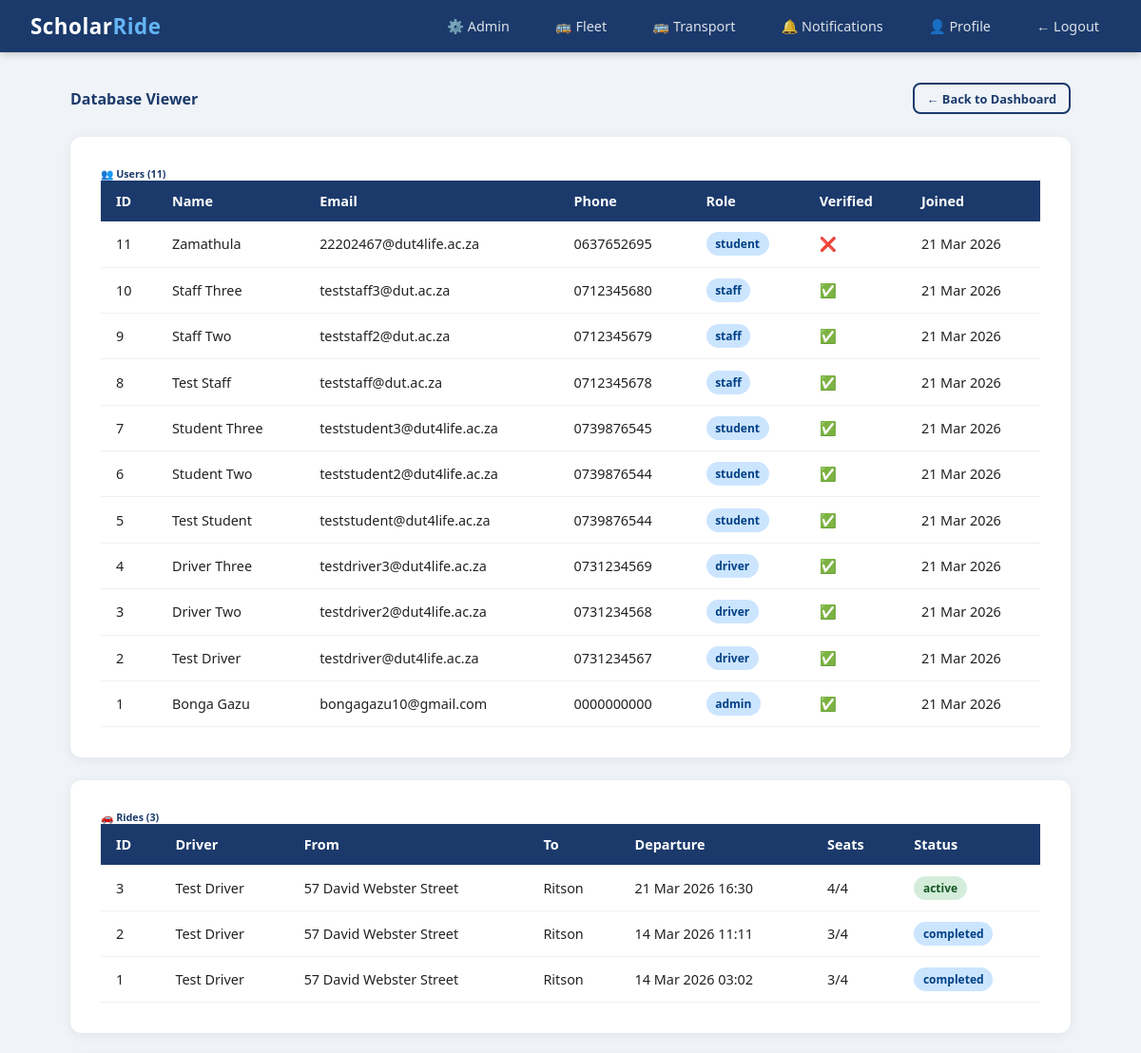
/admin/database (signed in, upper part), run on an earlier commit of the app's database.
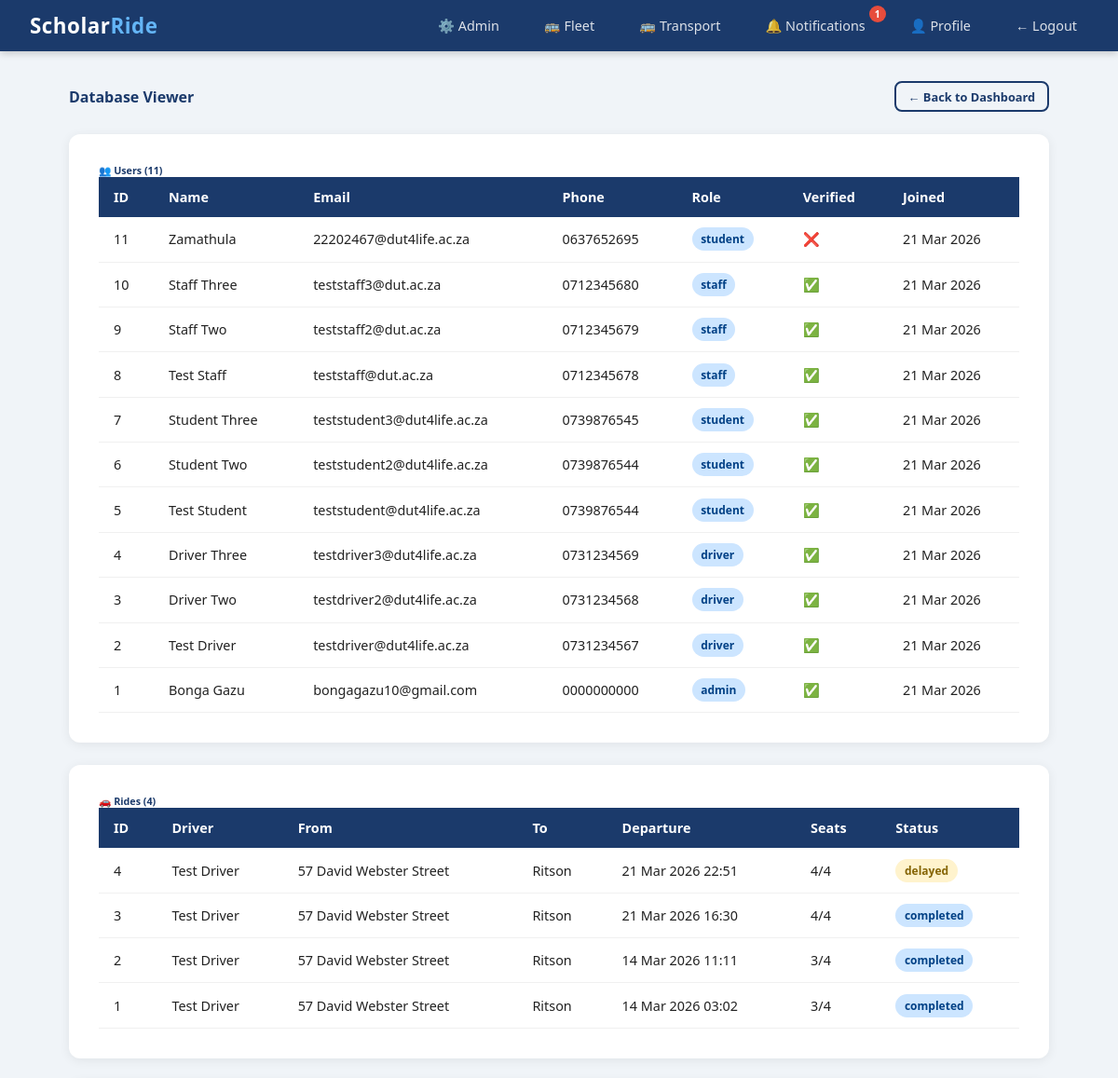
And on a later commit of the database.
### scholar_ride/models.py (models this page shows)
class User(db.Model, UserMixin):
    id = db.Column(db.Integer, primary_key=True)
    student_number = db.Column(db.String(20), unique=True, nullable=True)
    staff_number = db.Column(db.String(20), unique=True, nullable=True)
    full_name = db.Column(db.String(100), nullable=False)
    email = db.Column(db.String(120), unique=True, nullable=False)
    phone = db.Column(db.String(20), nullable=False)
    password_hash = db.Column(db.String(128), nullable=False)
    role = db.Column(db.String(20), default='student')
    department = db.Column(db.String(100), nullable=True)
    verified = db.Column(db.Boolean, default=False)
    approval_status = db.Column(db.String(20), default='pending')
    otp = db.Column(db.String(6), nullable=True)
    created_at = db.Column(db.DateTime, default=datetime.utcnow)
    driver_code = db.Column(db.String(20), nullable=True)
    rides = db.relationship('Ride', backref='driver', lazy=True)
    bookings = db.relationship('Booking', backref='student', lazy=True)
    session_token = db.Column(db.String(100), nullable=True)

class Ride(db.Model):
    id = db.Column(db.Integer, primary_key=True)
    driver_id = db.Column(db.Integer, db.ForeignKey('user.id'), nullable=False)
    origin = db.Column(db.String(200), nullable=False)
    destination = db.Column(db.String(200), nullable=False)
    departure_time = db.Column(db.DateTime, nullable=False)
    available_seats = db.Column(db.Integer, nullable=False)
    total_seats = db.Column(db.Integer, nullable=False)
    status = db.Column(db.String(20), default='active')
    created_at = db.Column(db.DateTime, default=datetime.utcnow)
    bookings = db.relationship('Booking', backref='ride', lazy=True)
    vehicle_type = db.Column(db.String(50), nullable=True)
    vehicle_model = db.Column(db.String(100), nullable=True)
    registration_number = db.Column(db.String(20), nullable=True)
    completed_at = db.Column(db.DateTime, nullable=True)

### scholar_ride/routes/admin.py (the view)
@admin.route('/admin/database')
@login_required
@admin_required
def database_viewer():
    from scholar_ride.models import Review
    users = User.query.order_by(User.created_at.desc()).all()
    rides = Ride.query.order_by(Ride.created_at.desc()).all()
    bookings = Booking.query.order_by(Booking.booking_date.desc()).all()
    reviews = Review.query.order_by(Review.created_at.desc()).all()
    disputes = Dispute.query.order_by(Dispute.created_at.desc()).all()
    announcements = Announcement.query.order_by(Announcement.created_at.desc()).all()
    return render_template('admin/database.html',
        users=users,
        rides=rides,
        bookings=bookings,
        reviews=reviews,
        disputes=disputes,
        announcements=announcements
    )

### scholar_ride/models.py (called while the page is built)
@login_manager.user_loader
def load_user(user_id):
    return User.query.get(int(user_id))

### scholar_ride/routes/admin.py (called while the page is built)
def admin_required(f):
    from functools import wraps
    @wraps(f)
    def decorated(*args, **kwargs):
        if not current_user.is_authenticated or current_user.role != 'admin':
            flash('Admin access required.', 'danger')
            return redirect('/rides')
        return f(*args, **kwargs)
    return decorated

### scholar_ride/templates/admin/database.html (shortened to what this page needs)
{% extends "base.html" %}
{% block content %}
<div class="d-flex justify-between align-center mb-4">
    <h4 style="color:#1B3A6B; margin:0;">Database Viewer</h4>
    <a href="/admin" class="btn btn-outline btn-sm">← Back to Dashboard</a>
</div>
<div class="card p-3 mb-4" style="margin-top: 1.5rem;">
    <h6 style="color:#1B3A6B;" class="mb-3">👥 Users ({{ users|length }})</h6>
    <table>
        <thead>
            <tr>
                <th>ID</th>
                <th>Name</th>
                <th>Email</th>
                <th>Phone</th>
                <th>Role</th>
                <th>Verified</th>
                <th>Joined</th>
            </tr>
        </thead>
        <tbody>
            {% for u in users %}
            <tr>
                <td>{{ u.id }}</td>
                <td>{{ u.full_name }}</td>
                <td>{{ u.email }}</td>
                <td>{{ u.phone }}</td>
                <td><span class="badge badge-primary">{{ u.role }}</span></td>
                <td>{% if u.verified %}✅{% else %}❌{% endif %}</td>
                <td>{{ u.created_at.strftime('%d %b %Y') }}</td>
            </tr>
            {% endfor %}
        </tbody>
    </table>
</div>
<div class="card p-3 mb-4">
    <h6 style="color:#1B3A6B;" class="mb-3">🚗 Rides ({{ rides|length }})</h6>
    <table>
        <thead>
            <tr>
                <th>ID</th>
                <th>Driver</th>
                <th>From</th>
                <th>To</th>
                <th>Departure</th>
                <th>Seats</th>
                <th>Status</th>
            </tr>
        </thead>
        <tbody>
            {% for r in rides %}
            <tr>
                <td>{{ r.id }}</td>
                <td>{{ r.driver.full_name }}</td>
                <td>{{ r.origin }}</td>
                <td>{{ r.destination }}</td>
                <td>{{ r.departure_time.strftime('%d %b %Y %H:%M') }}</td>
                <td>{{ r.available_seats }}/{{ r.total_seats }}</td>
                <td><span class="badge
                    {% if r.status == 'active' %}badge-success
                    {% elif r.status == 'completed' %}badge-primary
                    {% elif r.status == 'cancelled' %}badge-danger
                    {% else %}badge-warning{% endif %}">
                    {{ r.status }}
                </span></td>
            </tr>
            {% endfor %}
        </tbody>
    </table>
</div>
{% endblock %}

What changed in the data, as far as the page shows it:
added Ride: id "4", driver.full_name "Test Driver", origin "57 David Webster Street", destination "Ritson", departure_time "21 Mar 2026 22:51", available_seats "4", total_seats "4", status "delayed"
changed Ride "21 Mar 2026 16:30": status "active" → "completed"
Also different on the page:
{{ unread_count }}: (not shown) → "1"
{{ rides|length }}: "3" → "4"
